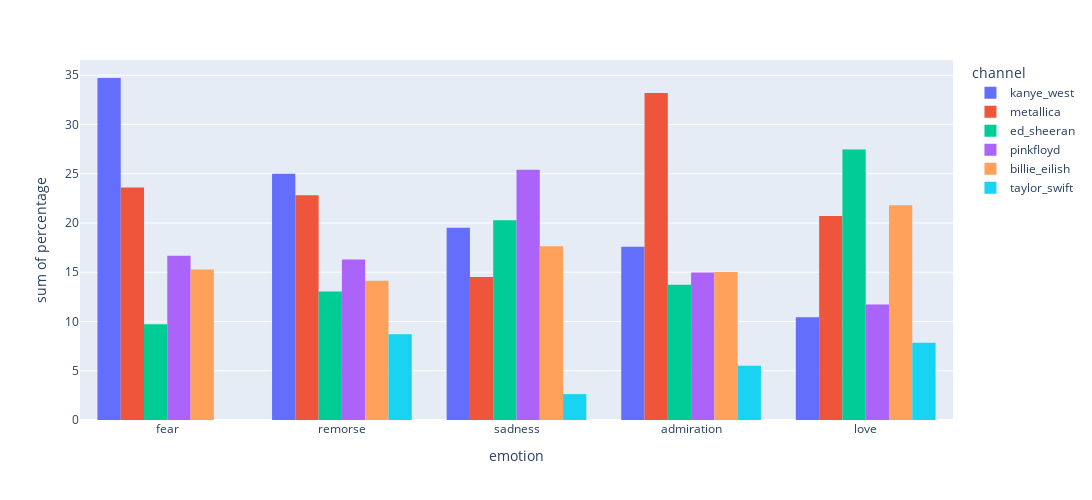

Notebook source saved alongside this figure:
### Markdown cell above
Emotions as x-axis, comparison of certain emotions between particular artists

### Code cell
import plotly.express as px

desired_emotions = ["sadness", "love", "admiration", "fear", "remorse"]
desired_arists = [
    "ed_sheeran",
    "metallica",
    "billie_eilish",
    "pinkfloyd",
    "taylor_swift",
    "kanye_west",
]
grouped = data.groupby(["emotion", "channel"]).size().reset_index(name="count")

grouped = grouped.loc[grouped["emotion"].isin(desired_emotions)]
grouped = grouped.loc[grouped["channel"].isin(desired_arists)]
source_total = grouped.groupby("emotion")["count"].transform("sum")

grouped["percentage"] = (grouped["count"] / source_total) * 100
grouped = grouped.sort_values(by="percentage", ascending=False)

fig = px.histogram(
    grouped,
    x="emotion",
    y="percentage",
    color="channel",
    barmode="group",
    height=500,
    width=1400,
)
fig.update_layout(title=dict(font=dict(size=100), automargin=True, yref="paper"))
fig.show()

### Figure 1 — Plotly figure (JSON) as saved in the notebook; plotly's stock layout.template omitted (floating-point values rounded to 4 significant figures)
{"data": [{"alignmentgroup": "True", "bingroup": "x", "histfunc": "sum", "hovertemplate": "channel=kanye_west<br>emotion=%{x}<br>sum of percentage=%{y}<extra></extra>", "legendgroup": "kanye_west", "marker": {"color": "#636efa", "pattern": {"shape": ""}}, "name": "kanye_west", "offsetgroup": "kanye_west", "orientation": "v", "showlegend": true, "type": "histogram", "x": ["fear", "remorse", "sadness", "admiration", "love"], "xaxis": "x", "y": [34.72, 25, 19.52, 17.58, 10.43], "yaxis": "y"}, {"alignmentgroup": "True", "bingroup": "x", "histfunc": "sum", "hovertemplate": "channel=metallica<br>emotion=%{x}<br>sum of percentage=%{y}<extra></extra>", "legendgroup": "metallica", "marker": {"color": "#EF553B", "pattern": {"shape": ""}}, "name": "metallica", "offsetgroup": "metallica", "orientation": "v", "showlegend": true, "type": "histogram", "x": ["admiration", "fear", "remorse", "love", "sadness"], "xaxis": "x", "y": [33.19, 23.61, 22.83, 20.72, 14.52], "yaxis": "y"}, {"alignmentgroup": "True", "bingroup": "x", "histfunc": "sum", "hovertemplate": "channel=ed_sheeran<br>emotion=%{x}<br>sum of percentage=%{y}<extra></extra>", "legendgroup": "ed_sheeran", "marker": {"color": "#00cc96", "pattern": {"shape": ""}}, "name": "ed_sheeran", "offsetgroup": "ed_sheeran", "orientation": "v", "showlegend": true, "type": "histogram", "x": ["love", "sadness", "admiration", "remorse", "fear"], "xaxis": "x", "y": [27.47, 20.28, 13.73, 13.04, 9.722], "yaxis": "y"}, {"alignmentgroup": "True", "bingroup": "x", "histfunc": "sum", "hovertemplate": "channel=pinkfloyd<br>emotion=%{x}<br>sum of percentage=%{y}<extra></extra>", "legendgroup": "pinkfloyd", "marker": {"color": "#ab63fa", "pattern": {"shape": ""}}, "name": "pinkfloyd", "offsetgroup": "pinkfloyd", "orientation": "v", "showlegend": true, "type": "histogram", "x": ["sadness", "fear", "remorse", "admiration", "love"], "xaxis": "x", "y": [25.41, 16.67, 16.3, 14.98, 11.72], "yaxis": "y"}, {"alignmentgroup": "True", "bingroup": "x", "histfunc": "sum", "hovertemplate": "channel=billie_eilish<br>emotion=%{x}<br>sum of percentage=%{y}<extra></extra>", "legendgroup": "billie_eilish", "marker": {"color": "#FFA15A", "pattern": {"shape": ""}}, "name": "billie_eilish", "offsetgroup": "billie_eilish", "orientation": "v", "showlegend": true, "type": "histogram", "x": ["love", "sadness", "fear", "admiration", "remorse"], "xaxis": "x", "y": [21.81, 17.65, 15.28, 15.01, 14.13], "yaxis": "y"}, {"alignmentgroup": "True", "bingroup": "x", "histfunc": "sum", "hovertemplate": "channel=taylor_swift<br>emotion=%{x}<br>sum of percentage=%{y}<extra></extra>", "legendgroup": "taylor_swift", "marker": {"color": "#19d3f3", "pattern": {"shape": ""}}, "name": "taylor_swift", "offsetgroup": "taylor_swift", "orientation": "v", "showlegend": true, "type": "histogram", "x": ["remorse", "love", "admiration", "sadness"], "xaxis": "x", "y": [8.696, 7.849, 5.499, 2.628], "yaxis": "y"}], "layout": {"barmode": "group", "height": 500, "legend": {"title": {"text": "channel"}, "tracegroupgap": 0}, "margin": {"t": 60}, "title": {"automargin": true, "font": {"size": 100}, "yref": "paper"}, "width": 1400, "xaxis": {"anchor": "y", "domain": [0, 1], "title": {"text": "emotion"}}, "yaxis": {"anchor": "x", "domain": [0, 1], "title": {"text": "sum of percentage"}}}}
